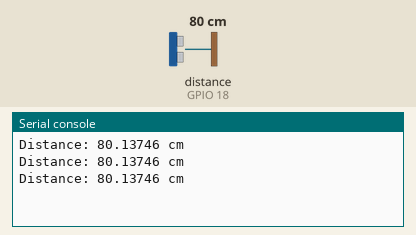
The program below on a simulated ESP32 board running MicroPython. Shown: the last lines printed to the serial console. The inputs (shaded band) are chosen by the test bench; at power-on: distance to the obstacle (sensor on GPIO 18) 80 cm. The echo pulse lasts 58.3 µs per cm; library files of the repository ran but are not shown: hcsr04.py.

Above: at 1.2 s.
1.3 s: distance to the obstacle (sensor on GPIO 18) set to 2 cm
At 1.9 s:
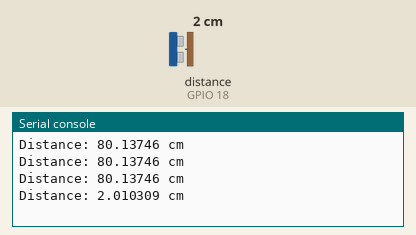
2.8 s: distance to the obstacle (sensor on GPIO 18) set to 4 cm
At 3.4 s:
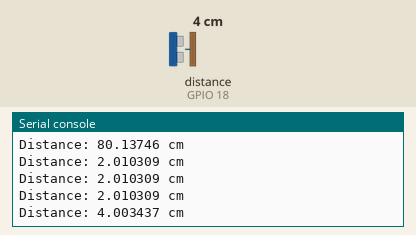
Timing chart, 0 to 5.8 s (numbered marks = the images above; inputs shaded):
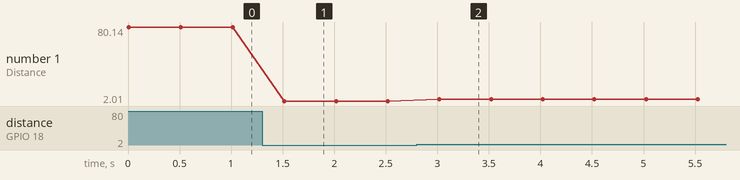

The program:

ultrasonic.py
```python
# 1. import statements
from hcsr04 import HCSR04
from time import sleep

# 2. functions and variables
# Initialize the sensor (adjust pins if you used different GPIOs)
sensor = HCSR04(trigger_pin=5, echo_pin=18)

# 3. main loop
while True:
    try:
        # Get the distance in centimeters
        distance_cm = sensor.distance_cm()
        print('Distance:', distance_cm, 'cm')
        sleep(.5)
    except OSError as e:
        # Handle errors, for example when the measurement times out
        print("Sensor error or out of range:", e)

        
```

Measured:
- after the input at 1.3 s, the serial console: prints a new line after 0.22 s (image 1)
- after the input at 2.8 s, the serial console: prints a new line after 0.22 s (image 2)
- plotted number 1: 80.14 → 2.01 after the input at 1.3 s, 2.01 → 4 after the input at 2.8 s
